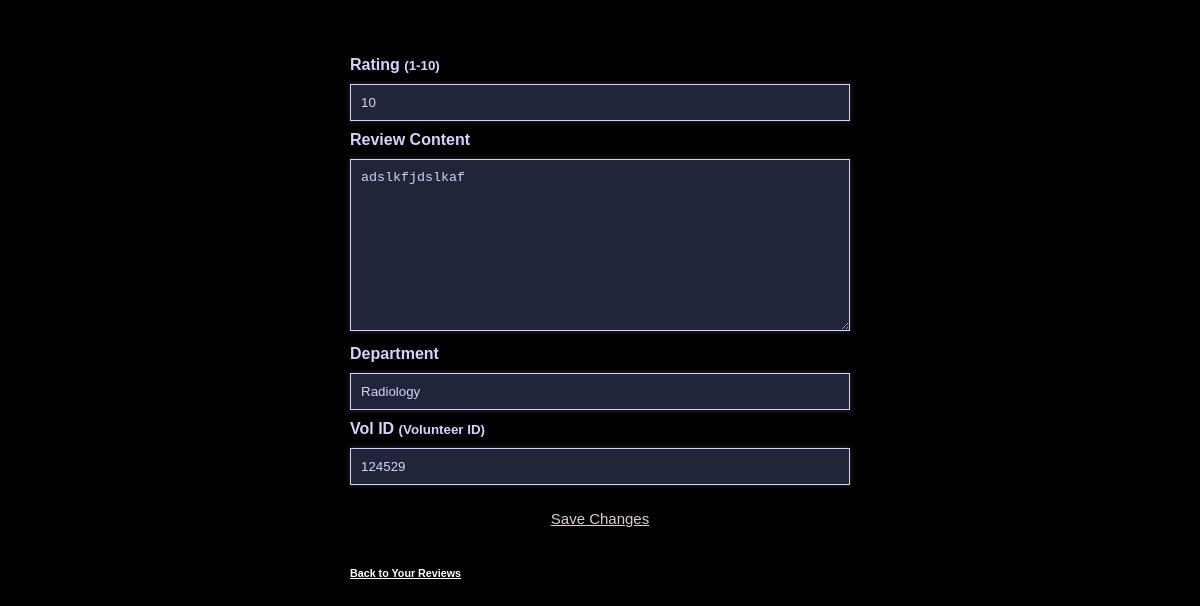
Page /reviews/review/edit/22/ (signed in) on the committed database.
### reviews/models.py (models this page shows, shortened)
class Review(models.Model):
    Rating = models.IntegerField(help_text = "(1-10)", validators = [MinValueValidator(1), MaxValueValidator(10)],null=True,editable = True)
    vol_ID = models.IntegerField(help_text = "(Volunteer ID)",editable = True,null=True)
    Department = models.CharField(max_length = 255, help_text = 'Department',editable = True)
    Review_Content = models.TextField(help_text="Your Review",editable = True)  # Store the review content (text)
    Date_Submitted = models.DateTimeField(auto_now_add=True,editable = True)  # Automatically set the current date/time when the review is created
    admin_user = models.CharField(max_length = 255)
    Sentiment = models.TextField(editable = False)
    Volunteer = models.ForeignKey(User, on_delete=models.CASCADE, related_name='reviews',editable = True)  # one to many relationship: one user can make many reviews
    Volunteer_First_Name = models.CharField(max_length=50, editable=False, null=True, blank = True)
    Volunteer_Last_Name = models.CharField(max_length=50, editable=False, null=True, blank = True)
    Admin_Response = models.TextField(blank=True, null=True)  # New field
    class Meta:
        ordering = ['Date_Submitted','-Rating']
        permissions = [('can_create_review','Can create a review'),
                       ('can_edit_review','Can edit a review'),
                        ('can_view_review','Can view reviews')]

### reviews/views.py (the view)
# urls.py: path('review/edit/<int:id>/', edit_review, name='edit_review'),
@login_required
def edit_review(request, id):
    response = verify_admin_vol(request)
    if response:  # Handle unauthorized access
        return response
    review = get_object_or_404(Review, id=id)
    if request.method == 'POST':
        form = edit_del_form(request.POST, instance=review)
        if form.is_valid():
            form.save()
            return redirect('volunteer_stats')  # Or any other page you want to redirect to after editing
    else:
        form = edit_del_form(instance=review)
    return render(request, 'volunteers/edit_review.html', {'form': form, 'review': review})

### reviews/forms.py (shortened to what this page needs)
class edit_del_form(forms.ModelForm):
    class Meta:
        model = Review
        fields = ['Rating', 'Department', 'Review_Content','vol_ID']
        Rating = forms.IntegerField(
        validators=[MinValueValidator(1), MaxValueValidator(10)],
        widget=forms.NumberInput(attrs={'min': 1, 'max': 10})
    )
        Review_Content = forms.CharField(
            label="Your Review",  # Custom label
            widget=forms.Textarea(attrs={'placeholder': 'Write your review here'})
        )
        Department = forms.CharField(
            label="Department You Worked In",  # Custom label
            widget=forms.TextInput(attrs={'placeholder': 'Enter department name'})
        )
        vol_ID = forms.IntegerField(
            label = "Volunteer ID",
            widget = forms.NumberInput()
        )

### reviews/views.py (called while the page is built)
def verify_admin_vol(request):
    if not hasattr(request.user, 'role') or (request.user.role != 'volunteer' and request.user.role!='admin'):
        logout(request) #logout
        messages.error(request, "You are not authorized to access this page.")
        login_url = reverse('login')
        return redirect(login_url)  # Redirect to login or another page

### templates/volunteers/edit_review.html (shortened to what this page needs)
{% extends "base.html" %}
{%block content%}
<form method="post">
    <div class="form-group">
        <label for="{{ form.Rating.id_for_label }}">
            {{ form.Rating.label }}
            <small class="help-text">{{ form.Rating.help_text }}</small>
        </label>
        {{ form.Rating }}
    </div>
    <div class="form-group">
        <label for="{{ form.Review_Content.id_for_label }}">
            {{ form.Review_Content.label }}
        </label>
        {{ form.Review_Content }}
    </div>
    <div class="form-group">
        <label for="{{ form.Department.id_for_label }}">
            {{ form.Department.label }}
        </label>
        {{ form.Department }}
    </div>
    <div class="form-group">
        <label for="{{ form.vol_ID.id_for_label }}">
            {{ form.vol_ID.label }}
            <small class="help-text">{{ form.vol_ID.help_text }}</small>
        </label>
        {{ form.vol_ID }}
    </div>
    <button type="submit">Save Changes</button>
    <h6 class="myStyledLink">
        <a href="{% url 'volunteer_stats' %}">Back to Your Reviews</a>
    </h6>
</form>
{%endblock%}

### static/css/styles.css (style rules this page uses)
html { height: 100%; font-family: sans-serif; }
:root { --font-col: rgb(211, 211, 253); }
body { background: rgb(0, 0, 0); display: flex; flex-direction: column; align-items: center; justify-content: flex-start; min-height: 100vh; color: var(--font-col); padding: 1rem; background-size: 100% auto; background-attachment: fixed; margin-bottom: 200px; }
form { background-color: none; border-radius: 8px; padding: 2rem; font-weight: 700; box-shadow: 0 0 10px rgba(0, 0, 0, 0.5); margin: 0 auto; width: 100%; max-width: 500px; min-height: 400px; }
form input, form select, form textarea { margin-top: 10px; width: 100%; margin-bottom: 10px; padding: 10px; box-sizing: border-box; box-shadow: 0 0 5px rgba(255, 255, 255, 0.2); border: none; background-color: #202539; color: var(--font-col); border: 1px solid var(--font-col); }
a { color: var(--font-col); }
form textarea { height: auto; min-height: 100px; resize: vertical; }
form button { display: block; width: 100%; padding: 15px; font-size: 15px; background-color: rgb(0, 0, 0); border: none; color: rgba(253, 231, 231, 0.886); border-radius: 5px; cursor: pointer; transition: background-color 0.3s ease-in; text-decoration: underline; }

### templates/volunteers/edit_review.html (style rules this page uses)
.myStyledLink a { color: rgb(100,100,300); }
.myStyledLink a:link { color: rgb(255, 255, 255); }

### rows in the picture
Review: Rating "10", Review_Content "adslkfjdslkaf", Department "Radiology", vol_ID "124529"
